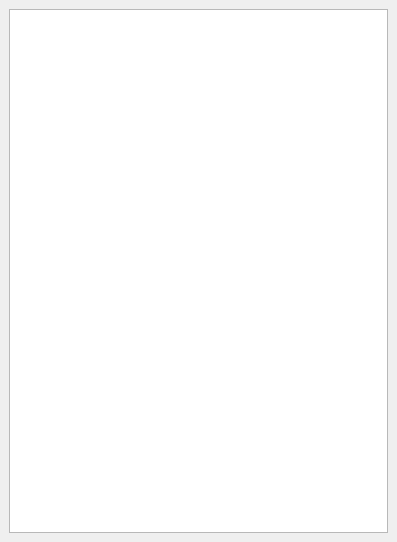
<?xml version="1.0" encoding="UTF-8"?>
<ui version="4.0">
 <class>TerminalStripTreeDockWidget</class>
 <widget class="QDockWidget" name="TerminalStripTreeDockWidget">
  <property name="geometry">
   <rect>
    <x>0</x>
    <y>0</y>
    <width>397</width>
    <height>542</height>
   </rect>
  </property>
  <property name="windowTitle">
   <string>Explorateur de bornier</string>
  </property>
  <widget class="QWidget" name="dockWidgetContents">
   <layout class="QVBoxLayout" name="verticalLayout">
    <item>
     <widget class="QTreeWidget" name="m_tree_view">
      <property name="animated">
       <bool>true</bool>
      </property>
      <attribute name="headerVisible">
       <bool>false</bool>
      </attribute>
      <column>
       <property name="text">
        <string notr="true">1</string>
       </property>
      </column>
     </widget>
    </item>
   </layout>
  </widget>
 </widget>
 <resources/>
 <connections/>
</ui>
